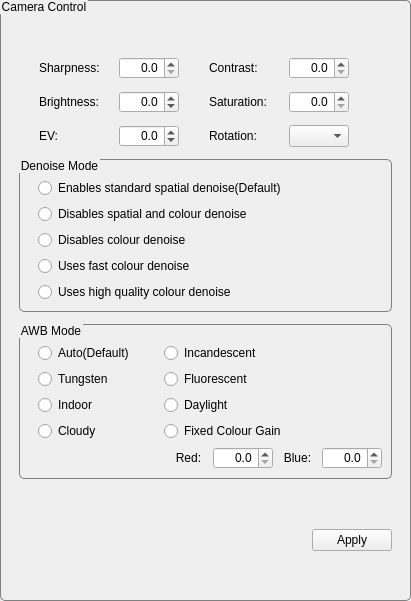
   <widget class="QGroupBox" name="groupBox_CameraControl">
    <property name="geometry">
     <rect>
      <x>420</x>
      <y>10</y>
      <width>411</width>
      <height>601</height>
     </rect>
    </property>
    <property name="styleSheet">
     <string notr="true">QGroupBox {border:1px solid gray; border-radius:5px; margin-top:1ex;}QGroupBox::title{subcontrol-origin:margin; subcontrol-position:top left; padding:0 0px;}</string>
    </property>
    <property name="title">
     <string>Camera Control</string>
    </property>
    <layout class="QVBoxLayout" name="verticalLayout_4">
     <property name="spacing">
      <number>12</number>
     </property>
     <property name="leftMargin">
      <number>18</number>
     </property>
     <property name="topMargin">
      <number>18</number>
     </property>
     <property name="rightMargin">
      <number>18</number>
     </property>
     <item>
      <spacer name="verticalSpacer">
       <property name="orientation">
        <enum>Qt::Vertical</enum>
       </property>
       <property name="sizeHint" stdset="0">
        <size>
         <width>20</width>
         <height>40</height>
        </size>
       </property>
      </spacer>
     </item>
     <item>
      <layout class="QHBoxLayout" name="horizontalLayout_14">
       <property name="topMargin">
        <number>0</number>
       </property>
       <item>
        <layout class="QHBoxLayout" name="horizontalLayout_13">
         <property name="topMargin">
          <number>0</number>
         </property>
         <item>
          <layout class="QFormLayout" name="formLayout_2">
           <property name="horizontalSpacing">
            <number>30</number>
           </property>
           <property name="leftMargin">
            <number>20</number>
           </property>
           <item row="0" column="0">
            <layout class="QHBoxLayout" name="horizontalLayout_6">
             <property name="topMargin">
              <number>0</number>
             </property>
             <item>
              <widget class="QLabel" name="label_Sharpness">
               <property name="minimumSize">
                <size>
                 <width>80</width>
                 <height>0</height>
                </size>
               </property>
               <property name="maximumSize">
                <size>
                 <width>80</width>
                 <height>16777215</height>
                </size>
               </property>
               <property name="text">
                <string>Sharpness:</string>
               </property>
              </widget>
             </item>
             <item>
              <widget class="QDoubleSpinBox" name="doubleSpinBox_Sharpness">
               <property name="minimumSize">
                <size>
                 <width>60</width>
                 <height>0</height>
                </size>
               </property>
               <property name="maximumSize">
                <size>
                 <width>60</width>
                 <height>16777215</height>
                </size>
               </property>
               <property name="alignment">
                <set>Qt::AlignRight|Qt::AlignTrailing|Qt::AlignVCenter</set>
               </property>
               <property name="decimals">
                <number>1</number>
               </property>
               <property name="maximum">
                <double>9.900000000000000</double>
               </property>
               <property name="singleStep">
                <double>0.100000000000000</double>
               </property>
              </widget>
             </item>
            </layout>
           </item>
           <item row="0" column="1">
            <layout class="QHBoxLayout" name="horizontalLayout_9">
             <property name="topMargin">
              <number>0</number>
             </property>
             <item>
              <widget class="QLabel" name="label_Contrast">
               <property name="minimumSize">
                <size>
                 <width>80</width>
                 <height>0</height>
                </size>
               </property>
               <property name="maximumSize">
                <size>
                 <width>80</width>
                 <height>16777215</height>
                </size>
               </property>
               <property name="text">
                <string>Contrast:</string>
               </property>
              </widget>
             </item>
             <item>
              <widget class="QDoubleSpinBox" name="doubleSpinBox_Contrast">
               <property name="minimumSize">
                <size>
                 <width>60</width>
                 <height>0</height>
                </size>
               </property>
               <property name="maximumSize">
                <size>
                 <width>60</width>
                 <height>16777215</height>
                </size>
               </property>
               <property name="alignment">
                <set>Qt::AlignRight|Qt::AlignTrailing|Qt::AlignVCenter</set>
               </property>
               <property name="decimals">
                <number>1</number>
               </property>
               <property name="minimum">
                <double>0.000000000000000</double>
               </property>
               <property name="maximum">
                <double>9.900000000000000</double>
               </property>
               <property name="singleStep">
                <double>0.100000000000000</double>
               </property>
              </widget>
             </item>
             <item>
              <spacer name="horizontalSpacer_2">
               <property name="orientation">
                <enum>Qt::Horizontal</enum>
               </property>
               <property name="sizeHint" stdset="0">
                <size>
                 <width>40</width>
                 <height>20</height>
                </size>
               </property>
              </spacer>
             </item>
            </layout>
           </item>
           <item row="1" column="0">
            <layout class="QHBoxLayout" name="horizontalLayout_10">
             <property name="topMargin">
              <number>0</number>
             </property>
             <item>
              <widget class="QLabel" name="label_Brightness">
               <property name="minimumSize">
                <size>
                 <width>80</width>
                 <height>0</height>
                </size>
               </property>
               <property name="maximumSize">
                <size>
                 <width>80</width>
                 <height>16777215</height>
                </size>
               </property>
               <property name="text">
                <string>Brightness:</string>
               </property>
              </widget>
             </item>
             <item>
              <widget class="QDoubleSpinBox" name="doubleSpinBox_Brightness">
               <property name="minimumSize">
                <size>
                 <width>60</width>
                 <height>0</height>
                </size>
               </property>
               <property name="maximumSize">
                <size>
                 <width>60</width>
                 <height>16777215</height>
                </size>
               </property>
               <property name="alignment">
                <set>Qt::AlignRight|Qt::AlignTrailing|Qt::AlignVCenter</set>
               </property>
               <property name="decimals">
                <number>1</number>
               </property>
               <property name="minimum">
                <double>-1.000000000000000</double>
               </property>
               <property name="maximum">
                <double>1.000000000000000</double>
               </property>
               <property name="singleStep">
                <double>0.100000000000000</double>
               </property>
              </widget>
             </item>
            </layout>
           </item>
           <item row="1" column="1">
            <layout class="QHBoxLayout" name="horizontalLayout_11">
             <property name="topMargin">
              <number>0</number>
             </property>
             <item>
              <widget class="QLabel" name="label_Saturation">
               <property name="minimumSize">
                <size>
                 <width>80</width>
                 <height>0</height>
                </size>
               </property>
               <property name="maximumSize">
                <size>
                 <width>80</width>
                 <height>16777215</height>
                </size>
               </property>
               <property name="text">
                <string>Saturation:</string>
               </property>
              </widget>
             </item>
             <item>
              <widget class="QDoubleSpinBox" name="doubleSpinBox_Saturation">
               <property name="minimumSize">
                <size>
                 <width>60</width>
                 <height>0</height>
                </size>
               </property>
               <property name="maximumSize">
                <size>
                 <width>60</width>
                 <height>16777215</height>
                </size>
               </property>
               <property name="alignment">
                <set>Qt::AlignRight|Qt::AlignTrailing|Qt::AlignVCenter</set>
               </property>
               <property name="decimals">
                <number>1</number>
               </property>
               <property name="minimum">
                <double>0.000000000000000</double>
               </property>
               <property name="maximum">
                <double>9.900000000000000</double>
               </property>
               <property name="singleStep">
                <double>0.100000000000000</double>
               </property>
              </widget>
             </item>
             <item>
              <spacer name="horizontalSpacer_4">
               <property name="orientation">
                <enum>Qt::Horizontal</enum>
               </property>
               <property name="sizeHint" stdset="0">
                <size>
                 <width>40</width>
                 <height>20</height>
                </size>
               </property>
              </spacer>
             </item>
            </layout>
           </item>
           <item row="2" column="0">
            <layout class="QHBoxLayout" name="horizontalLayout_12">
             <property name="topMargin">
              <number>0</number>
             </property>
             <item>
              <widget class="QLabel" name="label_EvCompensation">
               <property name="minimumSize">
                <size>
                 <width>80</width>
                 <height>0</height>
                </size>
               </property>
               <property name="maximumSize">
                <size>
                 <width>80</width>
                 <height>16777215</height>
                </size>
               </property>
               <property name="text">
                <string>EV:</string>
               </property>
              </widget>
             </item>
             <item>
              <widget class="QDoubleSpinBox" name="doubleSpinBox_EvCompensation">
               <property name="minimumSize">
                <size>
                 <width>60</width>
                 <height>0</height>
                </size>
               </property>
               <property name="maximumSize">
                <size>
                 <width>60</width>
                 <height>16777215</height>
                </size>
               </property>
               <property name="alignment">
                <set>Qt::AlignRight|Qt::AlignTrailing|Qt::AlignVCenter</set>
               </property>
               <property name="decimals">
                <number>1</number>
               </property>
               <property name="minimum">
                <double>-10.000000000000000</double>
               </property>
               <property name="maximum">
                <double>10.000000000000000</double>
               </property>
               <property name="singleStep">
                <double>0.100000000000000</double>
               </property>
              </widget>
             </item>
            </layout>
           </item>
           <item row="2" column="1">
            <layout class="QHBoxLayout" name="horizontalLayout_16">
             <item>
              <widget class="QLabel" name="label_Rotation">
               <property name="minimumSize">
                <size>
                 <width>80</width>
                 <height>0</height>
                </size>
               </property>
               <property name="maximumSize">
                <size>
                 <width>80</width>
                 <height>16777215</height>
                </size>
               </property>
               <property name="text">
                <string>Rotation:</string>
               </property>
              </widget>
             </item>
             <item>
              <widget class="QComboBox" name="comboBox_Rotation">
               <property name="minimumSize">
                <size>
                 <width>60</width>
                 <height>0</height>
                </size>
               </property>
               <property name="maximumSize">
                <size>
                 <width>60</width>
                 <height>16777215</height>
                </size>
               </property>
              </widget>
             </item>
             <item>
              <spacer name="horizontalSpacer_5">
               <property name="orientation">
                <enum>Qt::Horizontal</enum>
               </property>
               <property name="sizeHint" stdset="0">
                <size>
                 <width>40</width>
                 <height>20</height>
                </size>
               </property>
              </spacer>
             </item>
            </layout>
           </item>
          </layout>
         </item>
        </layout>
       </item>
      </layout>
     </item>
     <item>
      <widget class="QGroupBox" name="groupBox_DenoiseMode">
       <property name="minimumSize">
        <size>
         <width>0</width>
         <height>0</height>
        </size>
       </property>
       <property name="styleSheet">
        <string notr="true">QGroupBox {border:1px solid gray; border-radius:5px; margin-top:1ex;}QGroupBox::title{subcontrol-origin:margin; subcontrol-position:top left; padding:0 0px;}</string>
       </property>
       <property name="title">
        <string>Denoise Mode</string>
       </property>
       <layout class="QVBoxLayout" name="verticalLayout_5">
        <property name="leftMargin">
         <number>18</number>
        </property>
        <property name="topMargin">
         <number>18</number>
        </property>
        <property name="rightMargin">
         <number>18</number>
        </property>
        <property name="bottomMargin">
         <number>9</number>
        </property>
        <item>
         <layout class="QVBoxLayout" name="verticalLayout_6">
          <item>
           <widget class="QRadioButton" name="radioButton_DenoiseMode_Auto">
            <property name="text">
             <string>Enables standard spatial denoise(Default)</string>
            </property>
           </widget>
          </item>
          <item>
           <widget class="QRadioButton" name="radioButton_DenoiseMode_Off">
            <property name="text">
             <string>Disables spatial and colour denoise</string>
            </property>
           </widget>
          </item>
          <item>
           <widget class="QRadioButton" name="radioButton_DenoiseMode_CdnOff">
            <property name="text">
             <string>Disables colour denoise</string>
            </property>
           </widget>
          </item>
          <item>
           <widget class="QRadioButton" name="radioButton_DenoiseMode_CdnFast">
            <property name="text">
             <string>Uses fast colour denoise</string>
            </property>
           </widget>
          </item>
          <item>
           <widget class="QRadioButton" name="radioButton_DenoiseMode_CdnHq">
            <property name="text">
             <string>Uses high quality colour denoise</string>
            </property>
           </widget>
          </item>
         </layout>
        </item>
       </layout>
      </widget>
     </item>
     <item>
      <layout class="QHBoxLayout" name="horizontalLayout_5">
       <property name="topMargin">
        <number>0</number>
       </property>
       <item>
        <widget class="QGroupBox" name="groupBox_AwbMode">
         <property name="minimumSize">
          <size>
           <width>0</width>
           <height>0</height>
          </size>
         </property>
         <property name="styleSheet">
          <string notr="true">QGroupBox {border:1px solid gray; border-radius:5px; margin-top:1ex;}QGroupBox::title{subcontrol-origin:margin; subcontrol-position:top left; padding:0 0px;}</string>
         </property>
         <property name="title">
          <string>AWB Mode</string>
         </property>
         <layout class="QVBoxLayout" name="verticalLayout_3">
          <property name="leftMargin">
           <number>18</number>
          </property>
          <property name="topMargin">
           <number>18</number>
          </property>
          <item>
           <layout class="QFormLayout" name="formLayout_3">
            <property name="horizontalSpacing">
             <number>30</number>
            </property>
            <item row="0" column="0">
             <widget class="QRadioButton" name="radioButton_AwbMode_Auto">
              <property name="toolTip">
               <string>2500K to 8000K</string>
              </property>
              <property name="text">
               <string>Auto(Default)</string>
              </property>
             </widget>
            </item>
            <item row="0" column="1">
             <widget class="QRadioButton" name="radioButton_AwbMode_Incandescent">
              <property name="toolTip">
               <string>2500K to 3000K</string>
              </property>
              <property name="text">
               <string>Incandescent</string>
              </property>
             </widget>
            </item>
            <item row="1" column="0">
             <widget class="QRadioButton" name="radioButton_AwbMode_Tungsten">
              <property name="toolTip">
               <string>3000K to 3500K</string>
              </property>
              <property name="text">
               <string>Tungsten</string>
              </property>
             </widget>
            </item>
            <item row="1" column="1">
             <widget class="QRadioButton" name="radioButton_AwbMode_Fluorescent">
              <property name="toolTip">
               <string>4000K to 4700K</string>
              </property>
              <property name="text">
               <string>Fluorescent</string>
              </property>
             </widget>
            </item>
            <item row="2" column="0">
             <widget class="QRadioButton" name="radioButton_AwbMode_Indoor">
              <property name="toolTip">
               <string>3000K to 5000K</string>
              </property>
              <property name="text">
               <string>Indoor</string>
              </property>
             </widget>
            </item>
            <item row="2" column="1">
             <widget class="QRadioButton" name="radioButton_AwbMode_Daylight">
              <property name="toolTip">
               <string>5500K to 6500K</string>
              </property>
              <property name="text">
               <string>Daylight</string>
              </property>
             </widget>
            </item>
            <item row="3" column="0">
             <widget class="QRadioButton" name="radioButton_AwbMode_Cloudy">
              <property name="maximumSize">
               <size>
                <width>16777215</width>
                <height>16777207</height>
               </size>
              </property>
              <property name="toolTip">
               <string>7000K to 8500K</string>
              </property>
              <property name="text">
               <string>Cloudy</string>
              </property>
             </widget>
            </item>
            <item row="3" column="1">
             <widget class="QRadioButton" name="radioButton_AwbMode_Fixed">
              <property name="maximumSize">
               <size>
                <width>16777215</width>
                <height>16777207</height>
               </size>
              </property>
              <property name="text">
               <string>Fixed Colour Gain</string>
              </property>
             </widget>
            </item>
            <item row="4" column="1">
             <layout class="QHBoxLayout" name="horizontalLayout_4">
              <property name="spacing">
               <number>0</number>
              </property>
              <property name="topMargin">
               <number>0</number>
              </property>
              <item>
               <widget class="QLabel" name="label_ColourGain_Red">
                <property name="text">
                 <string>Red:</string>
                </property>
                <property name="alignment">
                 <set>Qt::AlignCenter</set>
                </property>
               </widget>
              </item>
              <item>
               <widget class="QDoubleSpinBox" name="doubleSpinBox_ColourGain_Red">
                <property name="minimumSize">
                 <size>
                  <width>60</width>
                  <height>0</height>
                 </size>
                </property>
                <property name="maximumSize">
                 <size>
                  <width>60</width>
                  <height>16777215</height>
                 </size>
                </property>
                <property name="alignment">
                 <set>Qt::AlignRight|Qt::AlignTrailing|Qt::AlignVCenter</set>
                </property>
                <property name="decimals">
                 <number>1</number>
                </property>
                <property name="minimum">
                 <double>0.000000000000000</double>
                </property>
                <property name="maximum">
                 <double>9.900000000000000</double>
                </property>
                <property name="singleStep">
                 <double>0.100000000000000</double>
                </property>
               </widget>
              </item>
              <item>
               <widget class="QLabel" name="label_ColourGain_Blue">
                <property name="text">
                 <string>Blue:</string>
                </property>
                <property name="alignment">
                 <set>Qt::AlignCenter</set>
                </property>
               </widget>
              </item>
              <item>
               <widget class="QDoubleSpinBox" name="doubleSpinBox_ColourGain_Blue">
                <property name="minimumSize">
                 <size>
                  <width>60</width>
                  <height>0</height>
                 </size>
                </property>
                <property name="maximumSize">
                 <size>
                  <width>60</width>
                  <height>16777215</height>
                 </size>
                </property>
                <property name="alignment">
                 <set>Qt::AlignRight|Qt::AlignTrailing|Qt::AlignVCenter</set>
                </property>
                <property name="decimals">
                 <number>1</number>
                </property>
                <property name="minimum">
                 <double>0.000000000000000</double>
                </property>
                <property name="maximum">
                 <double>9.900000000000000</double>
                </property>
                <property name="singleStep">
                 <double>0.100000000000000</double>
                </property>
               </widget>
              </item>
             </layout>
            </item>
           </layout>
          </item>
         </layout>
        </widget>
       </item>
      </layout>
     </item>
     <item>
      <spacer name="verticalSpacer_3">
       <property name="orientation">
        <enum>Qt::Vertical</enum>
       </property>
       <property name="sizeHint" stdset="0">
        <size>
         <width>20</width>
         <height>40</height>
        </size>
       </property>
      </spacer>
     </item>
     <item>
      <layout class="QHBoxLayout" name="horizontalLayout_15">
       <item>
        <spacer name="horizontalSpacer_3">
         <property name="orientation">
          <enum>Qt::Horizontal</enum>
         </property>
         <property name="sizeHint" stdset="0">
          <size>
           <width>40</width>
           <height>20</height>
          </size>
         </property>
        </spacer>
       </item>
       <item>
        <widget class="QPushButton" name="pushButton_CameraControlApply">
         <property name="text">
          <string>Apply</string>
         </property>
        </widget>
       </item>
      </layout>
     </item>
     <item>
      <spacer name="verticalSpacer_2">
       <property name="orientation">
        <enum>Qt::Vertical</enum>
       </property>
       <property name="sizeHint" stdset="0">
        <size>
         <width>20</width>
         <height>40</height>
        </size>
       </property>
      </spacer>
     </item>
    </layout>
   </widget>
